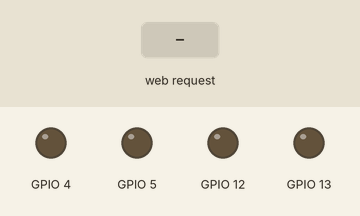
This sketch was run on a simulated ESP32. Shown: output pins drawn as LEDs (lit = HIGH). Inputs (shaded band) come from the test bench. WiFi joins after 1.5 s; servers stay silent unless stated; what the sketch prints to the serial monitor is not drawn.

Above: at 5.7 s.
5.8 s: HTTP request GET /forward received
At 8.0 s:
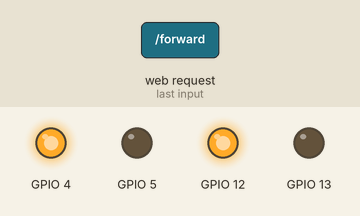
8.3 s: HTTP request GET /back received
At 10.1 s:
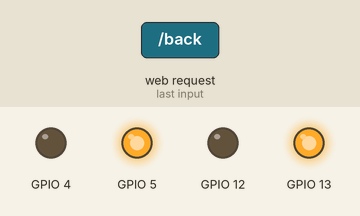
10.8 s: HTTP request GET /right received
At 13.0 s:
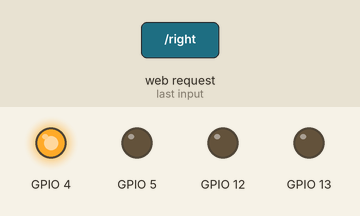
13.3 s: HTTP request GET /left received
At 15.1 s:
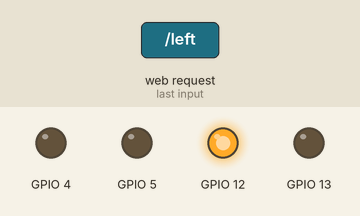
15.8 s: HTTP request GET /stop received
At 18.2 s:
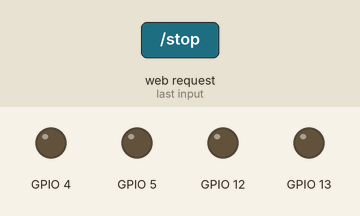
Timing chart, 0 to 19.3 s (numbered marks = the images above; inputs shaded):
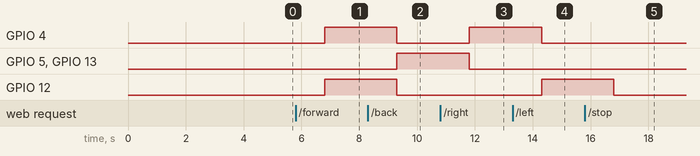

The sketch:

RoboCarMotorShield.ino
```cpp
//using Motor Shield
#include <WiFi.h>

String  ClientRequest;
WiFiServer server(80);

WiFiClient client;

String myresultat;

String ReadIncomingRequest(){
while(client.available()) {
ClientRequest = (client.readStringUntil('\r'));
 if ((ClientRequest.indexOf("HTTP/1.1")>0)&&(ClientRequest.indexOf("/favicon.ico")<0)){
myresultat = ClientRequest;
}
}
return myresultat;
}

void stop() {
  digitalWrite(4,LOW);
  digitalWrite(5,LOW);
  digitalWrite(12,LOW);
  digitalWrite(13,LOW);
}

void forward() {
  digitalWrite(4,HIGH);
  digitalWrite(5,LOW);
  digitalWrite(12,HIGH);
  digitalWrite(13,LOW);
}

void back() {
  digitalWrite(4,LOW);
  digitalWrite(5,HIGH);
  digitalWrite(12,LOW);
  digitalWrite(13,HIGH);
}

void right() {
  digitalWrite(4,HIGH);
  digitalWrite(5,LOW);
  digitalWrite(12,LOW);
  digitalWrite(13,LOW);
}

void left() {
  digitalWrite(4,LOW);
  digitalWrite(5,LOW);
  digitalWrite(12,HIGH);
  digitalWrite(13,LOW);
}

void setup()
{
ClientRequest = "";

Serial.begin(115200);

  WiFi.disconnect();
  delay(3000);
  Serial.println("START");
  WiFi.begin("NR JIO-FI 2G","16nr1969");
  while ((!(WiFi.status() == WL_CONNECTED))){
    delay(300);
    Serial.print("..");

  }
  Serial.println("Connected");
  Serial.println("Your IP is");
  Serial.println((WiFi.localIP()));
  server.begin();

pinMode(4, OUTPUT);
pinMode(5, OUTPUT);
pinMode(12, OUTPUT);
pinMode(13, OUTPUT);
}


void loop()
{

    client = server.available();
    if (!client) { return; }
    while(!client.available()){  delay(1); }
    ClientRequest = (ReadIncomingRequest());
    ClientRequest.remove(0, 5);
    ClientRequest.remove(ClientRequest.length()-9,9);
    if (ClientRequest == "stop") {
      stop();
      client.println("HTTP/1.1 200 OK");
      client.println("Content-Type: text/html");
      client.println("");
      client.println("<!DOCTYPE HTML>");
      client.println("<html>");
      client.println("STOP");
      client.println("</html>");
      delay(1);

    }
    if (ClientRequest == "forward") {
      forward();
      client.println("HTTP/1.1 200 OK");
      client.println("Content-Type: text/html");
      client.println("");
      client.println("<!DOCTYPE HTML>");
      client.println("<html>");
      client.println("FORWARD");
      client.println("</html>");
      delay(1);

    }
    if (ClientRequest == "back") {
      back();
      client.println("HTTP/1.1 200 OK");
      client.println("Content-Type: text/html");
      client.println("");
      client.println("<!DOCTYPE HTML>");
      client.println("<html>");
      client.println("BACK");
      client.println("</html>");
      delay(1);

    }
    if (ClientRequest == "right") {
      right();
      client.println("HTTP/1.1 200 OK");
      client.println("Content-Type: text/html");
      client.println("");
      client.println("<!DOCTYPE HTML>");
      client.println("<html>");
      client.println("RIGHT");
      client.println("</html>");
      delay(1);

    }
    if (ClientRequest == "left") {
      left();
      client.println("HTTP/1.1 200 OK");
      client.println("Content-Type: text/html");
      client.println("");
      client.println("<!DOCTYPE HTML>");
      client.println("<html>");
      client.println("LEFT");
      client.println("</html>");
      delay(1);

    }
    client.flush();

}
```

Measured:
- after the input at 5.8 s, GPIO 4, GPIO 12: LOW → HIGH after 1.0 s
- after the input at 8.3 s, GPIO 4, GPIO 12: HIGH → LOW after 1.0 s; GPIO 5, GPIO 13: LOW → HIGH after 1.0 s
- after the input at 10.8 s, GPIO 4: LOW → HIGH after 1.0 s; GPIO 5, GPIO 13: HIGH → LOW after 1.0 s
- after the input at 13.3 s, GPIO 4: HIGH → LOW after 1.0 s; GPIO 12: LOW → HIGH after 1.0 s
- after the input at 15.8 s, GPIO 12: HIGH → LOW after 1.0 s
